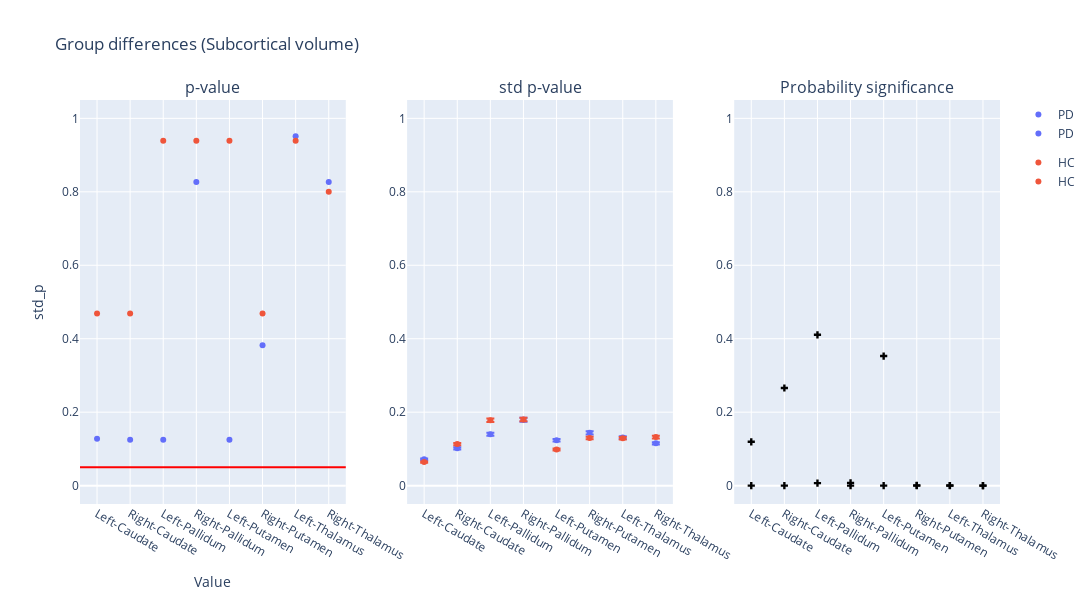

The notebook cell saved with this chart:
### Code cell
plot_dumbbell(df_t3, "Subcortical volume")

### Figure 1 — Plotly figure (JSON) as saved in the notebook; plotly's stock layout.template omitted (floating-point values rounded to 4 significant figures)
{"data": [{"hovertemplate": "group=PD<br>region=%{x}<br>p_value=%{y}<extra></extra>", "legendgroup": "PD", "marker": {"color": "#636efa", "symbol": "circle"}, "mode": "markers", "name": "PD", "orientation": "v", "showlegend": true, "type": "scatter", "x": ["Left-Caudate", "Right-Caudate", "Left-Pallidum", "Right-Pallidum", "Left-Putamen", "Right-Putamen", "Left-Thalamus", "Right-Thalamus"], "xaxis": "x", "y": [0.128, 0.125, 0.125, 0.827, 0.125, 0.382, 0.951, 0.827], "yaxis": "y"}, {"hovertemplate": "group=HC<br>region=%{x}<br>p_value=%{y}<extra></extra>", "legendgroup": "HC", "marker": {"color": "#EF553B", "symbol": "circle"}, "mode": "markers", "name": "HC", "orientation": "v", "showlegend": true, "type": "scatter", "x": ["Left-Caudate", "Right-Caudate", "Left-Pallidum", "Right-Pallidum", "Left-Putamen", "Right-Putamen", "Left-Thalamus", "Right-Thalamus"], "xaxis": "x", "y": [0.469, 0.469, 0.939, 0.939, 0.939, 0.469, 0.939, 0.8], "yaxis": "y"}, {"error_y": {"array": [0.00207, 0.002915, 0.004019, 0.005154, 0.003547, 0.004127, 0.003761, 0.003306], "arrayminus": [0.002132, 0.003002, 0.004139, 0.005309, 0.003654, 0.004251, 0.003874, 0.003406]}, "hovertemplate": "group=PD<br>region=%{x}<br>std_p=%{y}<extra></extra>", "legendgroup": "PD", "marker": {"color": "#636efa", "symbol": "circle"}, "mode": "markers", "name": "PD", "orientation": "v", "showlegend": true, "type": "scatter", "x": ["Left-Caudate", "Right-Caudate", "Left-Pallidum", "Right-Pallidum", "Left-Putamen", "Right-Putamen", "Left-Thalamus", "Right-Thalamus"], "xaxis": "x2", "y": [0.07208, 0.1015, 0.14, 0.1795, 0.1235, 0.1437, 0.131, 0.1152], "yaxis": "y2"}, {"error_y": {"array": [0.001691, 0.00298, 0.004692, 0.004741, 0.002594, 0.003423, 0.003403, 0.003482], "arrayminus": [0.001738, 0.003062, 0.004821, 0.004872, 0.002665, 0.003518, 0.003497, 0.003578]}, "hovertemplate": "group=HC<br>region=%{x}<br>std_p=%{y}<extra></extra>", "legendgroup": "HC", "marker": {"color": "#EF553B", "symbol": "circle"}, "mode": "markers", "name": "HC", "orientation": "v", "showlegend": true, "type": "scatter", "x": ["Left-Caudate", "Right-Caudate", "Left-Pallidum", "Right-Pallidum", "Left-Putamen", "Right-Putamen", "Left-Thalamus", "Right-Thalamus"], "xaxis": "x2", "y": [0.06422, 0.1131, 0.1782, 0.18, 0.09849, 0.13, 0.1292, 0.1322], "yaxis": "y2"}, {"marker": {"color": "black", "symbol": "cross"}, "mode": "markers", "name": "Flip probability", "showlegend": false, "type": "scatter", "x": ["Left-Caudate", "Right-Caudate", "Left-Pallidum", "Right-Pallidum", "Left-Putamen", "Right-Putamen", "Left-Thalamus", "Right-Thalamus", "Left-Caudate", "Right-Caudate", "Left-Pallidum", "Right-Pallidum", "Left-Putamen", "Right-Putamen", "Left-Thalamus", "Right-Thalamus"], "xaxis": "x3", "y": [0.1194, 0.2658, 0.4107, 8.459e-05, 0.3528, 0.0008274, 0.0004238, 1.431e-10, 4.763e-21, 1.238e-07, 0.006741, 0.007457, 1.171e-07, 4.689e-06, 8.462e-05, 1.242e-08], "yaxis": "y3"}], "layout": {"annotations": [{"font": {"size": 16}, "showarrow": false, "text": "p-value", "x": 0.1444, "xanchor": "center", "xref": "paper", "y": 1, "yanchor": "bottom", "yref": "paper"}, {"font": {"size": 16}, "showarrow": false, "text": "std p-value", "x": 0.5, "xanchor": "center", "xref": "paper", "y": 1, "yanchor": "bottom", "yref": "paper"}, {"font": {"size": 16}, "showarrow": false, "text": "Probability significance", "x": 0.8556, "xanchor": "center", "xref": "paper", "y": 1, "yanchor": "bottom", "yref": "paper"}], "height": 600, "hovermode": "closest", "shapes": [{"line": {"color": "red", "width": 2}, "type": "line", "x0": 0, "x1": 1, "xref": "x domain", "y0": 0.05, "y1": 0.05, "yref": "y"}], "title": {"text": "Group differences (Subcortical volume)"}, "width": 1400, "xaxis": {"anchor": "y", "domain": [0, 0.2889], "title": {"text": "Value"}}, "xaxis2": {"anchor": "y2", "domain": [0.3556, 0.6444]}, "xaxis3": {"anchor": "y3", "domain": [0.7111, 1]}, "yaxis": {"anchor": "x", "domain": [0, 1], "range": [-0.05, 1.05], "title": {"text": "std_p"}}, "yaxis2": {"anchor": "x2", "domain": [0, 1], "range": [-0.05, 1.05]}, "yaxis3": {"anchor": "x3", "domain": [0, 1], "range": [-0.05, 1.05]}}}
